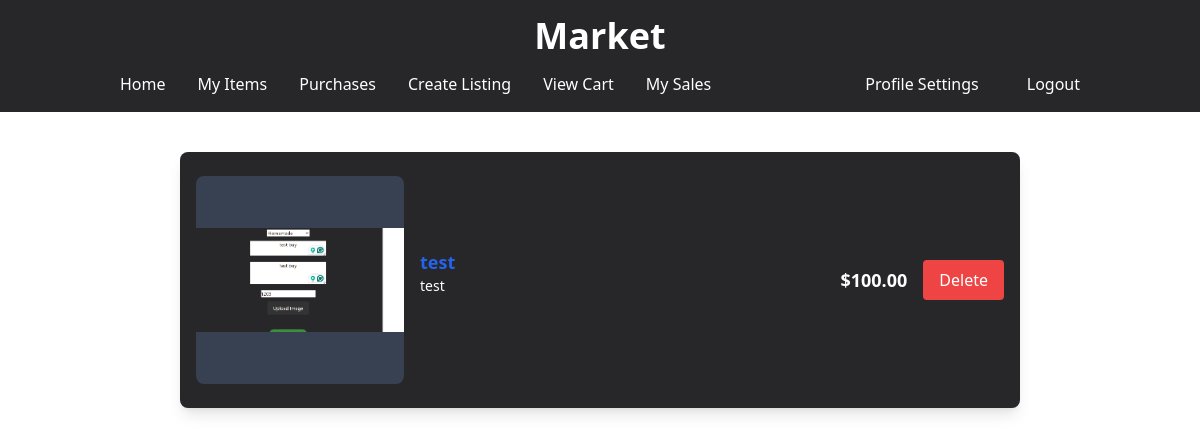
Screenshot of /Item/purchases (signed in) with the database file from the repository.
### Item/models.py (models this page shows, shortened)
class Purchase(models.Model):
    item = models.ForeignKey(Item, on_delete=models.CASCADE)
    user = models.ForeignKey(settings.AUTH_USER_MODEL, on_delete=models.CASCADE)
    name = models.CharField(max_length=100)
    number = models.CharField(max_length=15)
    address = models.CharField(max_length=100)
    email = models.EmailField()
    payment_info = models.CharField(max_length=100)
    created_at = models.DateTimeField(auto_now_add=True)

class Item(models.Model):
    CATEGORY_CHOICES = [
        ('handmade', 'Handmade'),
        ('collectible', 'Collectible'),
        ('general_market', 'General Market'),
    ]
    user = models.ForeignKey(settings.AUTH_USER_MODEL, on_delete=models.CASCADE, related_name="items")
    category = models.CharField(max_length=50, choices=CATEGORY_CHOICES)
    title = models.CharField(max_length=50)
    description = models.TextField()
    price = models.DecimalField(max_digits=10, decimal_places=2)
    image = models.ImageField(upload_to='item_images/', blank=False, null=False)
    addedDate = models.DateTimeField(auto_now_add=True)
    is_sold = models.BooleanField(default=False)

### Item/views.py (the view)
# urls.py: path("purchases", views.purchases, name="purchases"),
@login_required
def purchases(request):
    db = DatabaseSingleton()
    purchases = db.getPurchases(request)
    return render(request, "Item/purchases.html", {'purchases': purchases})

### services.py (called while the page is built)
    def __new__(cls):
        if cls._instance is None:
            cls._instance = super(DatabaseSingleton, cls).__new__(cls)
        return cls._instance

    def getPurchases(self, request):
        purchases = Purchase.objects.filter(user=request.user)
        return purchases

### templates/Item/purchases.html (shortened to what this page needs)
<!DOCTYPE html>
{% load static %}
<html lang="en">
<head>
    <link href="https://cdnjs.cloudflare.com/ajax/libs/tailwindcss/2.0.2/tailwind.min.css" rel="stylesheet">
    <script src="https://cdn.tailwindcss.com"></script>
</head>
<body>
    <div class="w-full bg-zinc-800">
        <div class="container mx-auto px-4 pt-4">
            <h1 class="text-4xl font-bold text-white text-center">Market</h1>
        </div>
        <div class="container mx-auto px-4 py-2">
            <nav class="flex justify-between items-center">
                <div class="flex">
                    <a href="{% url 'index' %}" class="text-white hover:text-gray-300 block px-4 py-2">Home</a>
                    <a href="{% url 'myItems' %}" class="text-white hover:text-gray-300 block px-4 py-2">My Items</a>
                    <a href="{% url 'purchases' %}" class="text-white hover:text-gray-300 block px-4 py-2">Purchases</a>
                    <a href="{% url 'createItem' %}" class="text-white hover:text-gray-300 block px-4 py-2">Create Listing</a>
                    <a href="{% url 'viewCart' %}" class="text-white hover:text-gray-300 block px-4 py-2">View Cart</a>
                    <a href="{% url 'mySales' %}" class="text-white hover:text-gray-300 block px-4 py-2">My Sales</a>
                </div>
                <div class="flex space-x-4">
                    {% if user.is_authenticated %}
                        <a href="{% url 'profile_settings' %}" class="text-white hover:text-gray-300 block px-4 py-2">Profile Settings</a>
                        <a href="{% url 'logout' %}" class="text-white hover:text-gray-300 block px-4 py-2">Logout</a>
                    {% else %}
                        <a href="{% url 'loginPage' %}" class="text-white hover:text-gray-300 block px-4 py-2">Login</a>
                    {% endif %}
                </div>
            </nav>
        </div>
    </div>
    <div class="w-[70%] mx-auto grid grid-cols-1 py-6">
        {% for purchase in purchases %}
            <div class="bg-zinc-800 p-4 rounded-lg shadow-lg my-4 flex items-center h-64">
                <div class="w-52 h-52 flex items-center justify-center overflow-hidden rounded-lg mr-4 bg-gray-700">
                    <img src="{{ purchase.item.image.url }}" alt="{{ purchase.item.title }}" class="w-full h-full object-contain">
                </div>
                <div class="flex-1">
                    <a href="{% url 'showItem' purchase.item.id %}" class="text-lg font-semibold text-blue-600 hover:text-blue-800">
                        {{ purchase.item.title }}
                    </a>
                    <p class="text-white text-sm mb-4">{{ purchase.item.description|truncatewords:15 }}</p>
                </div>
                <div class="text-lg font-semibold text-white mr-4">
                    ${{ purchase.item.price }}
                </div>
                <div class="text-center justify-center">
                    <form action="{% url 'delete_purchase' purchase.id %}" method="post" style="display: inline;">
                        <button type="submit" class="text-white bg-red-500 px-4 py-2 rounded hover:bg-red-600">Delete</button>
                    </form>
                </div>
            </div>
        {% empty %}
            <p class="text-center col-span-full text-lg text-gray-600">No Purchases</p>
        {% endfor %}
    </div>
</body>
</html>

### rows the page displays
Purchase: item.image (picture), item "test", item.description "test", item.price "100.00"
